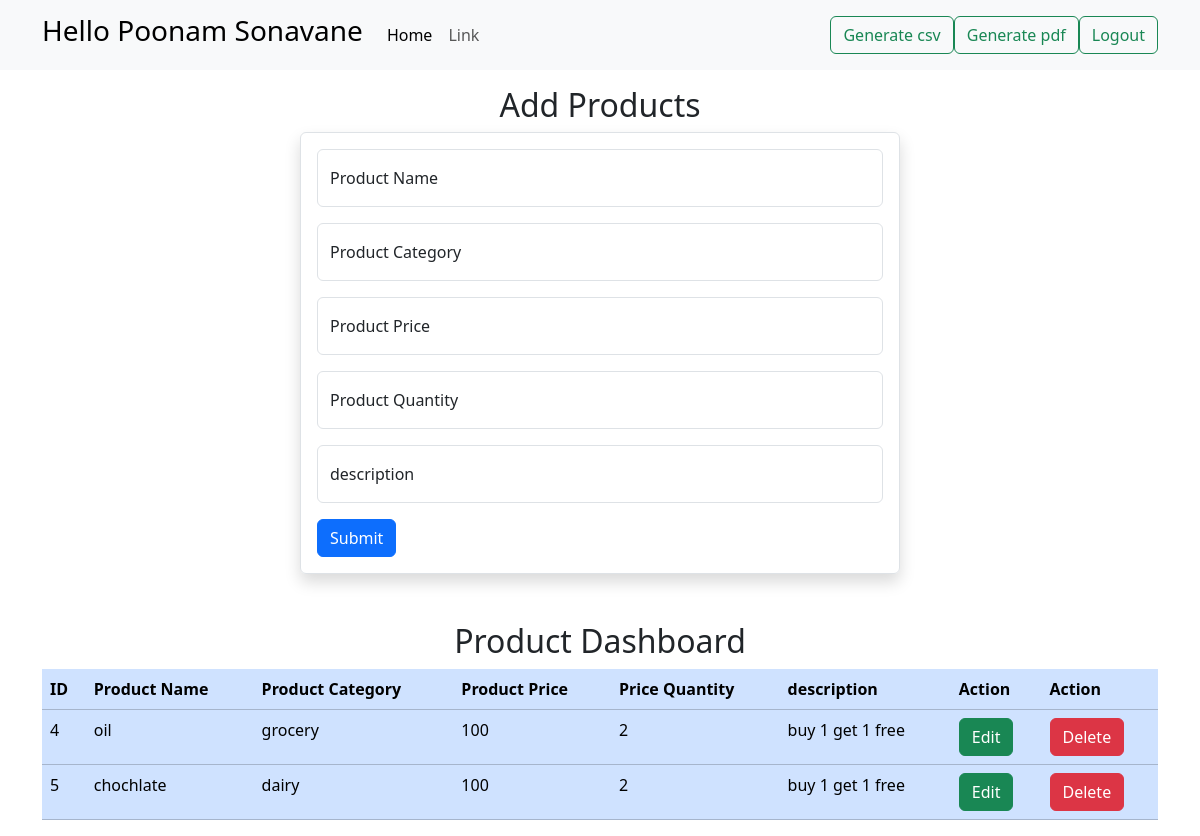
Page /dashboard.php (signed in) on the committed database.
### tables this page shows
CREATE TABLE `products` (
  `id` int(11) NOT NULL,
  `user_id` int(11) DEFAULT NULL,
  `pname` varchar(50) DEFAULT NULL,
  `category` varchar(50) DEFAULT NULL,
  `price` double DEFAULT NULL,
  `quantity` varchar(50) DEFAULT NULL,
  `description` varchar(50) DEFAULT NULL
);

### dashboard.php (the view, shortened to what this page needs)
<?php
include "db.php";
$user_id = $_SESSION['id'];
$sql=$conn->prepare("select * from products where user_id=?");
$sql->bind_param("i",$user_id);
$sql->execute();
$result=$sql->get_result();
?>
<!doctype html>
<html lang="en" data-bs-theme="light">
    <head>
        <link
            href="https://cdn.jsdelivr.net/npm/bootstrap@5.3.8/dist/css/bootstrap.min.css"
            rel="stylesheet"
        />
    </head>
    <body>
        <header>
          <nav
            class="navbar navbar-expand-sm navbar-light bg-light"
          >
            <div class="container">
                <a class="navbar-brand" href="#"><h3>Hello <?php echo $_SESSION["name"]?></h3>
</a>
                <div class="collapse navbar-collapse" id="collapsibleNavId">
                    <ul class="navbar-nav me-auto mt-2 mt-lg-0">
                        <li class="nav-item">
                            <a class="nav-link active" href="#" aria-current="page"
                                >Home
                                <span class="visually-hidden">(current)</span></a
                            >
                        </li>
                        <li class="nav-item">
                            <a class="nav-link" href="#">Link</a>
                        </li>
                    </ul>
                      <form class="d-flex my-2 my-lg-0" action="csv.php">
                            <button
                                class="btn btn-outline-success my-2 my-sm-"
                                type="submit"
                            >
                                    Generate csv
                            </button>
                             <a
                            name=""
                            id=""
                            class="btn btn-outline-success my-2 my-sm-"
                            href="pdf.php"
                            role="button"
                            >Generate pdf</a
                        >
                            <a
                            name=""
                            id=""
                            class="btn btn-outline-success my-2 my-sm-"
                            href="logout.php"
                            role="button"
                            >Logout</a
                        >
                    </form>
                </div>
            </div>
          </nav>
        </header>
        <main>
          <h2 class="text-center mt-3">Add Products</h2>
                     <div
                class="container col-6 border rounded p-3 shadow"
            >
             <form action="" method="POST">
                <div class="form-floating mb-3">
                    <input
                        type="text"
                        class="form-control"
                        name="pname"
                        id="formId1"
                        placeholder=""
                    />
                    <label for="formId1">Product Name</label>
                </div>
                <div class="form-floating mb-3">
                    <input
                        type="text"
                        class="form-control"
                        name="category"
                        id="formId3"
                        placeholder=""
                    />
                    <label for="formId3">Product Category</label>
                </div>
                <div class="form-floating mb-3">
                    <input
                        type="text"
                        class="form-control"
                        name="price"
                        id="formId2"
                        placeholder=""
                    />
                    <label for="formId2">Product Price</label>
                </div>
                <div class="form-floating mb-3">
                    <input
                        type="text"
                        class="form-control"
                        name="quantity"
                        id="formId4"
                        placeholder=""
                    />
                    <label for="formId4">Product Quantity</label>
                </div>
                <div class="form-floating mb-3">
                    <input
                        type="text"
                        class="form-control"
                        name="description"
                        id="formId1"
                        placeholder=""
                    />
                    <label for="formId1">description</label>
                </div>
                <button
                    type="submit"
                    class="btn btn-primary"
                >
                    Submit
                </button>
             </form>
            </div>
            <h2 class="text-center mt-5">Product Dashboard</h2>
            <div
                class="container"
            >
            <div
                class="table-responsive"
            >
                <table
                    class="table table-primary"
                >
                    <thead>
                        <tr>
                            <th scope="col">ID</th>
                            <th scope="col">Product Name</th>
                            <th scope="col">Product Category</th>
                            <th scope="col">Product Price</th>
                            <th scope="col">Price Quantity</th>
                              <th scope="col">description </th>
                            <th scope="col">Action</th>
                            <th scope="col">Action</th>
                        </tr>
                    </thead>
                    <?php while($row = $result-> fetch_assoc()){ ?>
                    <tbody>
                        <tr class="">
                            <td scope="row"><?= $row['id'] ?></td>
                            <td><?= $row['pname'] ?></td>
                            <td><?= $row['category'] ?></td>
                            <td><?= $row['price'] ?></td>
                            <td><?= $row['quantity'] ?></td>
                            <td><?= $row['description'] ?></td>
                            <td><a
                                name=""
                                id=""
                                class="btn btn-success"
                                href="edit.php?id=<?= $row['id'] ?>"
                                role="button"
                                >Edit</a
                            >
                            </td>
                             <td><a
                                name=""
                                id=""
                                class="btn btn-danger"
                                href="delete.php?id=<?= $row['id'] ?>"
                                onclick="return confirm('Are you sure you want to delete the product?  ')";
                                role="button"
                                >Delete</a
                            >
                            </td>
                        </tr>
                        <?php } ?>
                    </tbody>
                </table>
            </div>
        </div>
        </main>
    </body>
</html>

### rows in the picture
products: id "4", pname "oil", category "grocery", price "100", quantity "2", description "buy 1 get 1 free"
products: id "5", pname "chochlate", category "dairy", price "100", quantity "2", description "buy 1 get 1 free"

### other values in the picture
$_SESSION["name"] "Poonam Sonavane"
